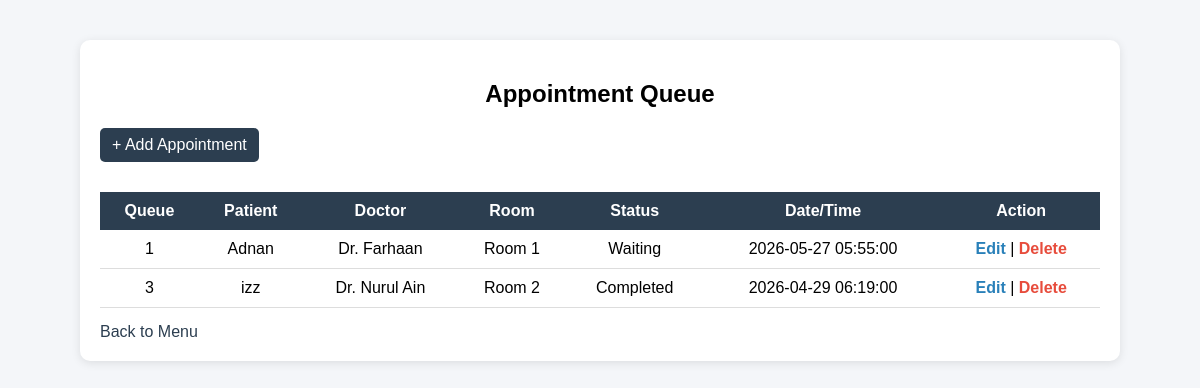
The page /appointment/view_queue.php on the database its author committed.
### tables this page shows
CREATE TABLE `appointment` (
  `appoint_id` int NOT NULL,
  `patient_id` int NOT NULL,
  `doctor_id` int NOT NULL,
  `queue_number` int NOT NULL,
  `appointment_datetime` datetime NOT NULL,
  `status` enum('Waiting','In Consultation','Completed','Cancelled') DEFAULT 'Waiting',
  `symptoms` text,
  `diagnosis` text,
  `blood_pressure` varchar(20) DEFAULT NULL,
  `temperature` decimal(4,1) DEFAULT NULL,
  `created_at` timestamp NULL DEFAULT CURRENT_TIMESTAMP
);

CREATE TABLE `patient` (
  `patient_id` int NOT NULL,
  `name` varchar(100) NOT NULL,
  `ic_number` varchar(20) NOT NULL,
  `phone` varchar(20) DEFAULT NULL,
  `email` varchar(100) DEFAULT NULL,
  `gender` enum('Male','Female','Other') DEFAULT NULL,
  `address` text,
  `created_at` timestamp NULL DEFAULT CURRENT_TIMESTAMP
);

CREATE TABLE `doctor` (
  `doctor_id` int NOT NULL,
  `name` varchar(100) NOT NULL,
  `specialty` varchar(100) DEFAULT 'General Practice',
  `phone` varchar(20) DEFAULT NULL,
  `room_number` varchar(20) DEFAULT NULL,
  `created_at` timestamp NULL DEFAULT CURRENT_TIMESTAMP
);

### appointment/view_queue.php (the view, shortened to what this page needs)
<?php
include '../config/database.php';
$result = mysqli_query($conn, "
SELECT a.*, p.name AS patient_name, d.name AS doctor_name, d.room_number
FROM appointment a
JOIN patient p ON a.patient_id = p.patient_id
JOIN doctor d ON a.doctor_id = d.doctor_id
ORDER BY a.queue_number ASC
");
?>
<!DOCTYPE html>
<html>
<head>
</head>
<body>
<div class="container">
    <h2>Appointment Queue</h2>
    <div class="top-bar">
        <a class="button" href="add_appointment.php">+ Add Appointment</a>
    </div>
    <table>
        <tr>
            <th>Queue</th>
            <th>Patient</th>
            <th>Doctor</th>
            <th>Room</th>
            <th>Status</th>
            <th>Date/Time</th>
            <th>Action</th>
        </tr>
        <?php while ($row = mysqli_fetch_assoc($result)) { ?>
        <tr>
            <td><?php echo $row['queue_number']; ?></td>
            <td><?php echo $row['patient_name']; ?></td>
            <td><?php echo $row['doctor_name']; ?></td>
            <td><?php echo $row['room_number']; ?></td>
            <td><?php echo $row['status']; ?></td>
            <td><?php echo $row['appointment_datetime']; ?></td>
            <td>
                <a class="edit" href="edit_appointment.php?id=<?php echo $row['appoint_id']; ?>">Edit</a>
                |
                <a class="delete"
                   onclick="return confirm('Delete this appointment?');"
                   href="delete_appointment.php?id=<?php echo $row['appoint_id']; ?>">
                   Delete
                </a>
            </td>
        </tr>
        <?php } ?>
    </table>
    <a class="back" href="../index.php">Back to Menu</a>
</div>
</body>
</html>

### appointment/view_queue.php (style rules this page uses)
body { font-family: Arial; background: #f4f6f9; margin: 0; }
.container { width: 95%; max-width: 1000px; margin: 40px auto; background: white; padding: 20px; border-radius: 10px; box-shadow: 0 2px 10px rgba(0,0,0,0.1); }
h2 { text-align: center; margin-bottom: 20px; }
a.button { display: inline-block; padding: 8px 12px; background: #2c3e50; color: white; text-decoration: none; border-radius: 5px; margin-bottom: 15px; }
table { width: 100%; border-collapse: collapse; }
th { background: #2c3e50; color: white; padding: 10px; }
td { padding: 10px; text-align: center; border-bottom: 1px solid #ddd; }
.edit { color: #2980b9; text-decoration: none; font-weight: bold; }
.delete { color: #e74c3c; text-decoration: none; font-weight: bold; }
.top-bar { display: flex; justify-content: space-between; margin-bottom: 15px; }
.back { display: inline-block; margin-top: 15px; text-decoration: none; color: #2c3e50; }

### rows shown on the page
appointment: queue_number "1", patient.name "Adnan", doctor.name "Dr. Farhaan", doctor.room_number "Room 1", status "Waiting", appointment_datetime "2026-05-27 05:55:00"
appointment: queue_number "3", patient.name "izz", doctor.name "Dr. Nurul Ain", doctor.room_number "Room 2", status "Completed", appointment_datetime "2026-04-29 06:19:00"
